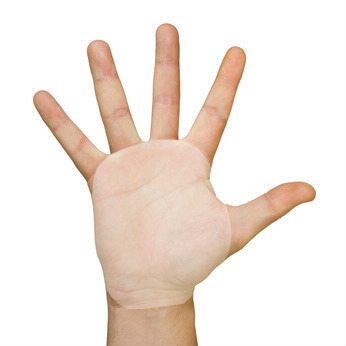
#> input picture hand1.jpg, 346 x 346 px
$ jupyter execute hand-dist.ipynb
#> lines starting #> are read from the running program, lines starting #| are printed output that depends on the picture; after the words box and inside, x2 and y2 are one past the last pixel; in counts of white or black regions, pixels touching at a corner belong together
### Importation de bibliothèques

[cell 1]
from scipy.spatial import distance as dist
from matplotlib import pyplot as plt
from imutils import contours
from PIL import Image
import numpy as np
import imutils
import time
import cv2
import math

### Lecture de l'image

[cell 2]
img = cv2.imread("hand1.jpg")
#> img is the input picture: shape (346, 346, 3); mean B, G, R 224.2, 231.9, 242.8
im_rgb = cv2.cvtColor(img, cv2.COLOR_BGR2RGB)
Image.fromarray(im_rgb)

### Transformation d'images

[cell 3]
hsvim = cv2.cvtColor(img, cv2.COLOR_BGR2HSV) # RGB to hsv
#> hsvim: shape (346, 346, 3); mean H, S, V 7.8, 22.6, 242.9
lower = np.array([0, 48, 80], dtype = "uint8")
upper = np.array([20, 255, 255], dtype = "uint8")
skinRegionHSV = cv2.inRange(hsvim, lower, upper)
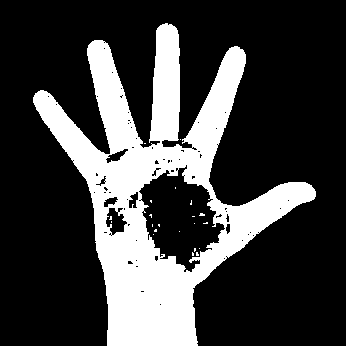
#> skinRegionHSV: shape (346, 346); 25.3% white; 22 white regions (21 under 20 px), largest, box (x1, y1, x2, y2) and area: (33, 23, 316, 346) 30177
blurred = cv2.blur(skinRegionHSV, (2,2))
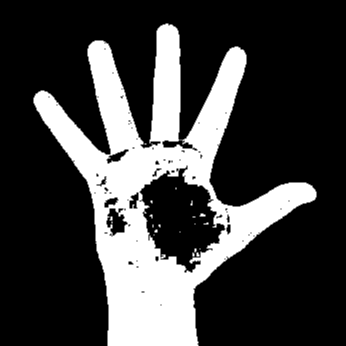
#> blurred: shape (346, 346); min 0, max 255, mean 64.4
ret, thresh = cv2.threshold(blurred,0,255,cv2.THRESH_BINARY)
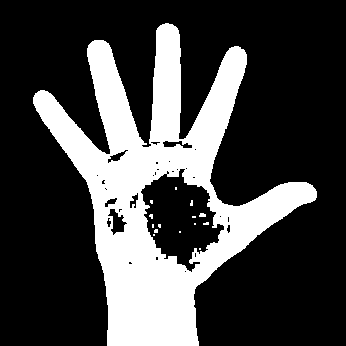
#> thresh: shape (346, 346); 26.7% white; 15 white regions (13 under 20 px)
Image.fromarray(thresh)

### Trouver les contours

[cell 4]
contours, hierarchy = cv2.findContours(thresh, cv2.RETR_TREE, cv2.CHAIN_APPROX_SIMPLE)
#> contours = 46 contours, 36 with area under 20; largest, box (x1, y1, x2, y2) and area: (33, 23, 317, 346) 36623, (140, 168, 225, 273) 5026, (107, 208, 128, 236) 272, (162, 140, 193, 149) 150, (107, 149, 129, 164) 112
contours = max(contours, key=lambda x: cv2.contourArea(x))
#> contours = contour of 667 points, box (x1, y1, x2, y2) (33, 23, 317, 346), area 36623
cv2.drawContours(img, [contours], -1, (255,255,0), 2)
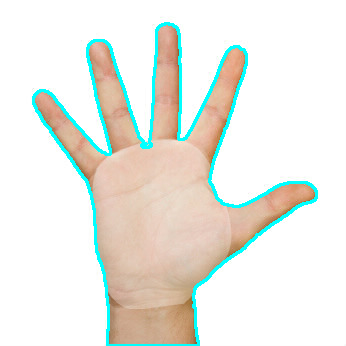
#> img: shape (346, 346, 3); 4.38% of pixels changed, all inside (x1, y1, x2, y2) = (32, 22, 318, 346)
im_rgb = cv2.cvtColor(img, cv2.COLOR_BGR2RGB)
Image.fromarray(im_rgb)

### Enveloppe convexe

[cell 5]
hull = cv2.convexHull(contours)
#> hull = contour of 18 points, box (x1, y1, x2, y2) (33, 23, 317, 346), area 62232
image = cv2.drawContours(img, [hull], -1, (0, 255, 255), 2)
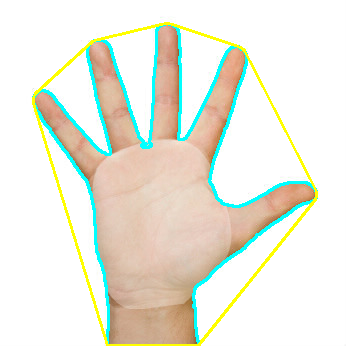
#> image: shape (346, 346, 3); mean B, G, R 221.9, 234.4, 234.3
im_rgb = cv2.cvtColor(image, cv2.COLOR_BGR2RGB)
Image.fromarray(im_rgb)

### Défauts de convexité

[cell 6]
hull = cv2.convexHull(contours, returnPoints=False)
#> hull = 18 values, max 666 at index 0, min 0 at index 17, mean 364.7
defects = cv2.convexityDefects(contours, hull)
#> defects = 13 rows, first 6: [0, 106, 28, 29858], [106, 108, 107, 114], [108, 199, 159, 24304], [199, 203, 200, 114], [204, 302, 265, 7387], [303, 396, 320, 9884]

[cell 7]
for i in range(defects.shape[0]):
    if i < 10 :
        s,e,f,d = defects[i][0]

        start = tuple(contours[s][0])
        end = tuple(contours[e][0])
        far = tuple(contours[f][0])

        #a = np.sqrt((end[0] - start[0]) ** 2 + (end[1] - start[1]) ** 2)

        ab = dist.euclidean(end, start)

        cv2.line(img, end, start, [0,255,0],3)

        if i > 1 and i % 2 == 1 :
            cv2.putText(img, "{:.1f}cm".format(ab), far, cv2.FONT_HERSHEY_SIMPLEX, 0.5, (0, 0, 0), 1)
#> this loop made 13 passes
#> (s, e, f, d, start, end, far, ab) on passes 1 to 10: (0, 106, 28, 29858, (165, 23), (94, 40), (148, 147), 73.01), (106, 108, 107, 114, (94, 40), (92, 41), (93, 41), 2.24), (108, 199, 159, 24304, (92, 41), (35, 93), (109, 154), 77.16), (199, 203, 200, 114, (35, 93), (33, 97), (35, 94), 4.47), (204, 302, 265, 7387, (33, 103), (107, 345), (91, 194), 253.1), (303, 396, 320, 9884, (198, 345), (315, 199), (195, 287), 187.1), (396, 398, 397, 114, (315, 199), (316, 197), (315, 198), 2.24), (399, 401, 400, 114, (316, 191), (315, 189), (315, 190), 2.24), (401, 551, 461, 23502, (315, 189), (244, 50), (216, 197), 156.1), (552, 555, 553, 284, (243, 49), (240, 47), (241, 49), 3.61)
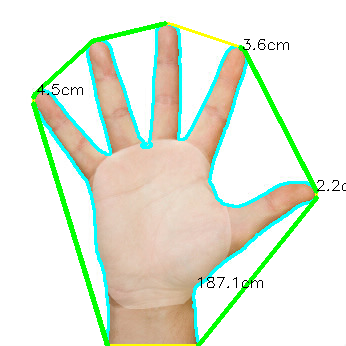
#> img: shape (346, 346, 3); 3.42% of pixels changed, all inside (x1, y1, x2, y2) = (31, 21, 346, 346)

im_rgb = cv2.cvtColor(img, cv2.COLOR_BGR2RGB)
Image.fromarray(im_rgb)
